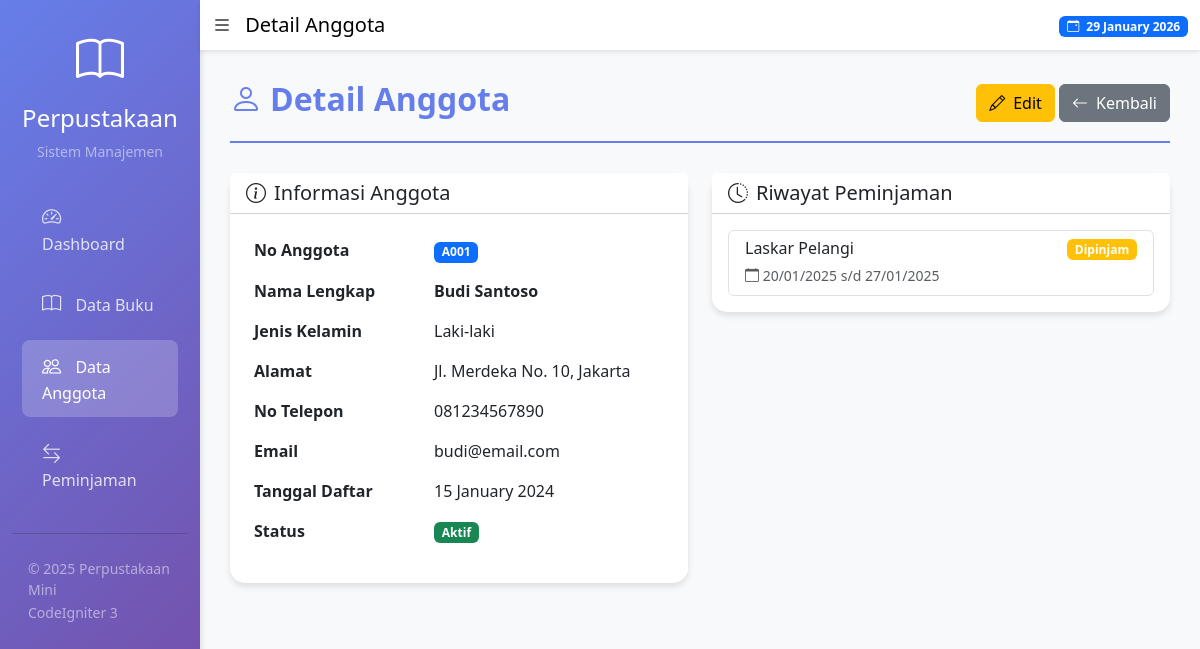
/anggota/detail/1, run on the app's committed database.
### tables this page shows
CREATE TABLE `anggota` (
  `id_anggota` int NOT NULL,
  `no_anggota` varchar(20) NOT NULL,
  `nama_anggota` varchar(100) NOT NULL,
  `jenis_kelamin` enum('L','P') NOT NULL,
  `alamat` text NOT NULL,
  `no_telp` varchar(15) NOT NULL,
  `email` varchar(100) DEFAULT NULL,
  `tanggal_daftar` date NOT NULL,
  `status` enum('Aktif','Tidak Aktif') DEFAULT 'Aktif',
  `created_at` timestamp NULL DEFAULT CURRENT_TIMESTAMP,
  `updated_at` timestamp NULL DEFAULT CURRENT_TIMESTAMP ON UPDATE CURRENT_TIMESTAMP
);

CREATE TABLE `peminjaman` (
  `id_peminjaman` int NOT NULL,
  `kode_peminjaman` varchar(20) NOT NULL,
  `id_anggota` int NOT NULL,
  `id_buku` int NOT NULL,
  `tanggal_pinjam` date NOT NULL,
  `tanggal_kembali` date NOT NULL,
  `tanggal_pengembalian` date DEFAULT NULL,
  `denda` decimal(10,2) DEFAULT '0.00',
  `status` enum('Dipinjam','Dikembalikan') DEFAULT 'Dipinjam',
  `created_at` timestamp NULL DEFAULT CURRENT_TIMESTAMP,
  `updated_at` timestamp NULL DEFAULT CURRENT_TIMESTAMP ON UPDATE CURRENT_TIMESTAMP
);

CREATE TABLE `buku` (
  `id_buku` int NOT NULL,
  `kode_buku` varchar(20) NOT NULL,
  `judul_buku` varchar(200) NOT NULL,
  `pengarang` varchar(100) NOT NULL,
  `penerbit` varchar(100) NOT NULL,
  `tahun_terbit` year NOT NULL,
  `jumlah_buku` int NOT NULL DEFAULT '0',
  `stok_tersedia` int NOT NULL DEFAULT '0',
  `created_at` timestamp NULL DEFAULT CURRENT_TIMESTAMP,
  `updated_at` timestamp NULL DEFAULT CURRENT_TIMESTAMP ON UPDATE CURRENT_TIMESTAMP
);

### application/controllers/Anggota.php (called while the page is built, shortened)
<?php
class Anggota extends CI_Controller {
    public function __construct()
    {
        $this->load->model('Anggota_model');
    }
    public function detail($id)
    {
        $data['title'] = 'Detail Anggota';
        $data['anggota'] = $this->Anggota_model->get_by_id($id);
        $this->load->model('Peminjaman_model');
        $data['riwayat'] = $this->Peminjaman_model->get_by_anggota($id);
        $this->load->view('templates/header', $data);
        $this->load->view('anggota/detail', $data);
        $this->load->view('templates/footer');
    }
}

### index.php (called while the page is built, shortened)
<?php
require_once BASEPATH.'core/CodeIgniter.php';

### application/models/Anggota_model.php (called while the page is built, shortened)
<?php
class Anggota_model extends CI_Model {
    private $table = 'anggota';
    public function get_by_id($id)
    {
        return $this->db->get_where($this->table, ['id_anggota' => $id])->row();
    }
}

### application/models/Peminjaman_model.php (called while the page is built, shortened)
<?php
class Peminjaman_model extends CI_Model {
    private $table = 'peminjaman';
    public function get_by_anggota($id_anggota)
    {
        $this->db->select('peminjaman.*, buku.judul_buku, buku.kode_buku');
        $this->db->from($this->table);
        $this->db->join('buku', 'buku.id_buku = peminjaman.id_buku');
        $this->db->where('peminjaman.id_anggota', $id_anggota);
        $this->db->order_by('peminjaman.created_at', 'DESC');
        return $this->db->get()->result();
    }
}

### application/views/anggota/detail.php (the view, shortened to what this page needs)
<div class="page-header">
    <div class="d-flex justify-content-between align-items-center">
        <div>
            <h2><i class="bi bi-person me-2"></i><?= $title ?></h2>
        </div>
        <div>
            <a href="<?= base_url('anggota/edit/'.$anggota->id_anggota) ?>" class="btn btn-warning">
                <i class="bi bi-pencil me-2"></i>Edit
            </a>
            <a href="<?= base_url('anggota') ?>" class="btn btn-secondary">
                <i class="bi bi-arrow-left me-2"></i>Kembali
            </a>
        </div>
    </div>
</div>
<div class="row">
    <div class="col-md-6 mb-4">
        <div class="card">
            <div class="card-header bg-white">
                <h5 class="mb-0"><i class="bi bi-info-circle me-2"></i>Informasi Anggota</h5>
            </div>
            <div class="card-body">
                <table class="table table-borderless">
                    <tr>
                        <th width="180">No Anggota</th>
                        <td><span class="badge bg-primary"><?= $anggota->no_anggota ?></span></td>
                    </tr>
                    <tr>
                        <th>Nama Lengkap</th>
                        <td><strong><?= $anggota->nama_anggota ?></strong></td>
                    </tr>
                    <tr>
                        <th>Jenis Kelamin</th>
                        <td><?= $anggota->jenis_kelamin == 'L' ? 'Laki-laki' : 'Perempuan' ?></td>
                    </tr>
                    <tr>
                        <th>Alamat</th>
                        <td><?= $anggota->alamat ?></td>
                    </tr>
                    <tr>
                        <th>No Telepon</th>
                        <td><?= $anggota->no_telp ?></td>
                    </tr>
                    <tr>
                        <th>Email</th>
                        <td><?= $anggota->email ?: '-' ?></td>
                    </tr>
                    <tr>
                        <th>Tanggal Daftar</th>
                        <td><?= date('d F Y', strtotime($anggota->tanggal_daftar)) ?></td>
                    </tr>
                    <tr>
                        <th>Status</th>
                        <td>
                            <?php if($anggota->status == 'Aktif'): ?>
                                <span class="badge bg-success">Aktif</span>
                            <?php else: ?>
                                <span class="badge bg-secondary">Tidak Aktif</span>
                            <?php endif; ?>
                        </td>
                    </tr>
                </table>
            </div>
        </div>
    </div>
    <div class="col-md-6 mb-4">
        <div class="card">
            <div class="card-header bg-white">
                <h5 class="mb-0"><i class="bi bi-clock-history me-2"></i>Riwayat Peminjaman</h5>
            </div>
            <div class="card-body">
                <?php if(count($riwayat) > 0): ?>
                <div class="list-group">
                    <?php foreach($riwayat as $r): ?>
                    <div class="list-group-item">
                        <div class="d-flex justify-content-between align-items-start">
                            <div>
                                <h6 class="mb-1"><?= $r->judul_buku ?></h6>
                                <small class="text-muted">
                                    <i class="bi bi-calendar"></i> <?= date('d/m/Y', strtotime($r->tanggal_pinjam)) ?>
                                    s/d <?= date('d/m/Y', strtotime($r->tanggal_kembali)) ?>
                                </small>
                            </div>
                            <span class="badge <?= $r->status == 'Dipinjam' ? 'bg-warning' : 'bg-success' ?>">
                                <?= $r->status ?>
                            </span>
                        </div>
                    </div>
                    <?php endforeach; ?>
                </div>
                <?php else: ?>
                <p class="text-muted text-center mb-0">Belum ada riwayat peminjaman</p>
                <?php endif; ?>
            </div>
        </div>
    </div>
</div>

### application/views/templates/header.php (style rules this page uses)
body { background-color: #f8f9fa; }
.card { border: none; border-radius: 15px; box-shadow: 0 4px 6px rgba(0,0,0,0.1); transition: transform 0.3s; }
.page-header { margin-bottom: 30px; padding-bottom: 15px; border-bottom: 2px solid #667eea; }
.page-header h2 { color: #667eea; font-weight: bold; }

### data on the page
anggota: no_anggota "A001", nama_anggota "Budi Santoso", alamat "Jl. Merdeka No. 10, Jakarta", no_telp "081234567890", email "budi@email.com", tanggal_daftar "15 January 2024"
peminjaman: id_buku.judul_buku "Laskar Pelangi", tanggal_pinjam "20/01/2025", tanggal_kembali "27/01/2025", status "Dipinjam"

### other printed values
$title "Detail Anggota"
